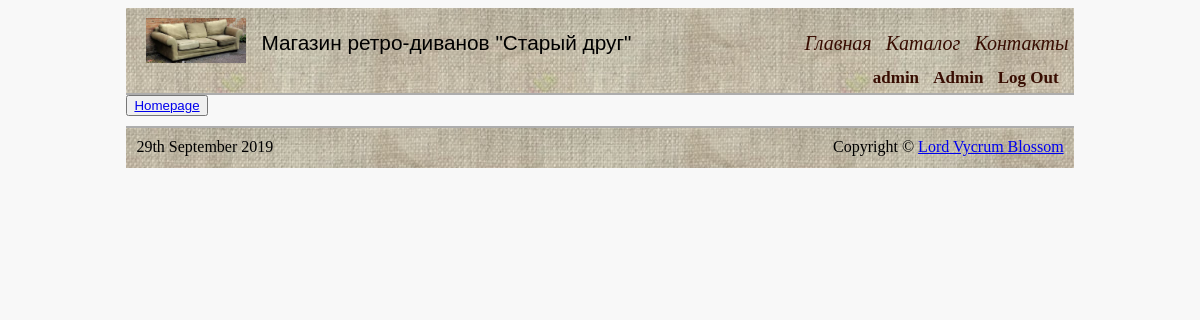
/basket/ (signed in), run on an earlier commit of the app's database.
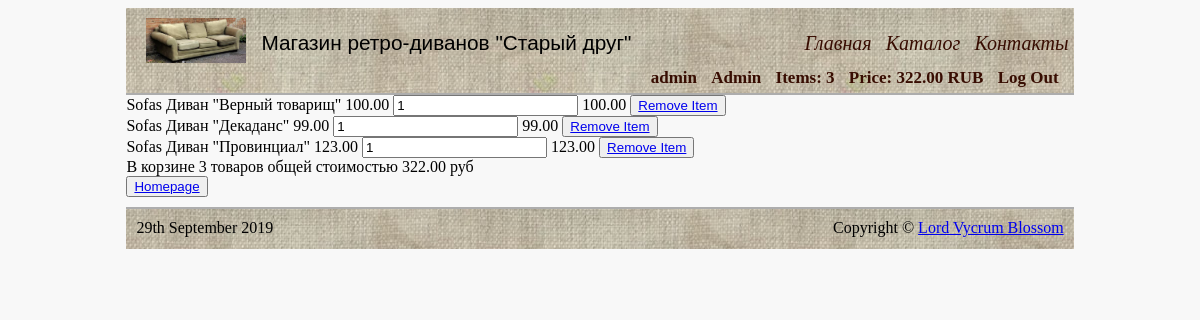
And on a later commit of the database.
### authapp/models.py (models this page shows, shortened)
class ShopUser(AbstractUser):
    avatar = models.ImageField(upload_to='users_avatars', null=True, blank=True)
    age = models.PositiveIntegerField(verbose_name='Age', null=True, blank=True)
    def __str__(self):
        return self.username

### basketapp/models.py (models this page shows)
class Basket(models.Model):
    user = models.ForeignKey(settings.AUTH_USER_MODEL, on_delete=models.CASCADE, related_name='basket')
    product = models.ForeignKey(Product, on_delete=models.CASCADE)
    quantity = models.PositiveIntegerField(verbose_name='количество', default=0)
    add_datetime = models.DateTimeField(verbose_name='время', auto_now_add=True)
    @property
    def cost(self):
        return self.quantity * self.product.price

### mainapp/models.py (models this page shows, shortened)
class Product(models.Model):
    class Meta:
        verbose_name = 'Product'
        verbose_name_plural = 'Products'
    name = models.CharField(verbose_name='Product name', max_length=128)
    category = models.ForeignKey(ProductCategory, on_delete=models.CASCADE, related_name='category')
    small_image = models.ImageField(verbose_name='Catalog image', upload_to='products_images', blank=True)
    full_image = models.ImageField(verbose_name='Detail image', upload_to='products_images', blank=True)
    short_desc = models.CharField(verbose_name='Short description', max_length=100, blank=True)
    full_desc = models.TextField(verbose_name='Full description', blank=True)
    price = models.DecimalField(verbose_name='Price', max_digits=8, decimal_places=2, default=0)
    quantity = models.PositiveIntegerField(verbose_name='Stock quantity', default=0)

class ProductCategory(models.Model):
    class Meta:
        verbose_name = 'Product Category'
        verbose_name_plural = 'Product Categories'
    name = models.CharField(verbose_name="category name", max_length=100)
    description = models.CharField(verbose_name='category description', max_length=1000, null=True, blank=True)

### basketapp/views.py (the view)
# urls.py: path('', basketapp.basket, name='view'),
@login_required
def basket(request):
    return render(request, 'basketapp/basket.html')

### mainapp/context__processors.py (called while the page is built)
def get_categories(request):
    return {'all_categories': ProductCategory.objects.all()}

def get_basket(request):
    basket = []
    quantity = None
    total_price = None
    if request.user.is_authenticated:
        basket = request.user.basket.select_related('product__category').all()
        quantity = sum(list(map(lambda item: item.quantity, basket)))
        total_price = sum(list(map(lambda item: item.cost, basket)))
    return {
        'basket': basket,
        'basket_quantity': quantity,
        'basket_total_price': total_price
    }

### templates/basketapp/basket.html (shortened to what this page needs)
{% extends 'mainapp/base.html' %}
{% load static %}
{% block content %}
    <div class="basket_list">
        {% include 'basketapp/includes/inc_basket_list.html' %}
    </div>
    <button class="btn btn-round">
        <a href="{% url 'main' %}">
            Homepage
        </a>
    </button>
{% endblock content %}

### templates/mainapp/base.html (shortened to what this page needs)
<!DOCTYPE html>
{% load static %}
<html lang="ru">
<head>
    <link rel="stylesheet" type="text/css" href={% static 'css/style.css' %}>
</head>
<body>
    <div class="container">
        <div class="header">
            <div class="static_head clearfix">
                <a href="{% url 'main' %}">
                    <div id="logo"></div>
                    <div id="companyName">Магазин ретро-диванов "Старый друг"</div>
                </a>
                {% include 'mainapp/includes/inc_menu.html' %}
            </div>
            {% include 'mainapp/includes/inc_user.html' %}
        </div>
        {% block content %}
        {% endblock %}
        <div class="footer">
            <div id="now">{% now "jS F Y" %}</div>
            <div id="copyright">
                Copyright &copy; <a href="https://www.instagram.com/lord_vycrum/" target="_blank">Lord Vycrum Blossom</a>
            </div>
        </div>
    </div>
</body>
</html>

### templates/mainapp/includes/inc_menu.html
<div class="navigation">
    <ul class="menu">
        <li><a href={% url 'main' %}>Главная</a></li>
        <li><a href={% url 'catalog' %}>Каталог</a></li>
        <li><a href={% url 'contacts' %}>Контакты</a></li>
    </ul>
</div>

### templates/mainapp/includes/inc_user.html (shortened to what this page needs)
<div class="user_auth">
    {% if user.is_authenticated %}
    <li>
        <a href="{% url 'auth:edit' %}">
            {{ user }}
        </a>
    </li>
    {% if user.is_superuser %}
    <li>
        <a href="{% url 'adminapp:admin_home' %}">Admin</a>
    </li>
    {% endif %}
    {% if basket %}
    <a href="{% url 'basket:view' %}" class="basket">
        <li>
            Items: {{ basket_quantity }}
        </li>
        <li>
            Price: {{ basket_total_price }} RUB
        </li>
    </a>
    {% endif %}
    <li>
        <a href="{% url 'auth:logout' %}">Log Out</a>
    </li>
    {% endif %}
</div>

### templates/basketapp/includes/inc_basket_list.html
{% for item in basket %}
    <div class="basket_record">
        <span class="category_name">{{ item.product.category.name }}</span>
        <span class="product_name">{{ item.product.name }}</span>
        <span class="product_price">{{ item.product.price }}</span>
        <input type="number" min="0" name="{{ item.pk }}" value="{{ item.quantity }}">
        <span class="product_cost">{{ item.cost }}</span>
        <button class="btn btn-round">
            <a href="{% url 'basket:remove' item.pk %}">Remove Item</a>
        </button>
    </div>
{% endfor %}
{% if basket %}
    <div class="basket_summary">
      В корзине {{ basket_quantity }} товаров общей стоимостью
                {{ basket_total_price }} руб
    </div>
{% endif %}

### static/css/style.css (style rules this page uses)
body { background-color: #f8f8f8; }
.container { width: 80%; margin: 0 auto; }
.header { position: relative; width: 100%; height: 65px; padding: 10px 0; border-bottom: 2px solid #adadad; background: url('/static/img/header2.jpg'); }
#logo { width: 100px; height: 50px; float: left; margin-left: 20px; background: url('../img/logo.jpg') no-repeat; background-size: contain; }
#companyName { text-align: right; font-family: Huntsman, sans-serif; float: left; margin-left: 15px; font-size: 1.3em; line-height: 50px; color: black; }
.navigation { height: 50px; float: right; display: flex; align-items: center; flex-direction: row; }
.clearfix:after { content: ""; display: table; clear: both; }
.user_auth { float: right; padding-right: 10px; }
.user_auth li { font-weight: 600; font-size: 17px; padding: 5px; }
.menu li, .catalog li, .categories li { font-style: oblique; font-size: 20px; list-style-type: none; padding: 5px; }
.menu li a, .catalog li a, .categories li a, .user_auth li a, .basket { color: #380d02; text-decoration: none; }
.menu li, .catalog li, .categories li, .user_auth li { display: inline; }
input::placeholder, textarea::placeholder { color: darkslategray; font-size: 14px italic; }
.footer { height: 30px; position: relative; border-top: 2px solid #adadad; margin-top: 10px; padding-right: 10px; padding-top: 10px; background-color: #dbdbdb; background: url('../img/header2.jpg'); }
#now { padding-left: 10px; float: left; }
#copyright { float: right; }

What changed in the data, as far as the page shows it:
added Basket: product.category.name "Sofas", product.name "Диван \"Верный товарищ\"", product.price "100.00", quantity "1", cost "100.00"
added Basket: product.category.name "Sofas", product.name "Диван \"Декаданс\"", product.price "99.00", quantity "1", cost "99.00"
added Basket: product.category.name "Sofas", product.name "Диван \"Провинциал\"", product.price "123.00", quantity "1", cost "123.00"
Also different on the page:
{{ basket_quantity }}: (not shown) → "3"
{{ basket_total_price }}: (not shown) → "322.00"
text now shown: "Items: Price: RUB В корзине товаров общей стоимостью руб"
